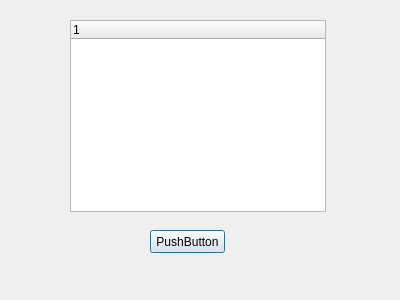
<?xml version="1.0" encoding="UTF-8"?>
<ui version="4.0">
 <class>NewTree</class>
 <widget class="QDialog" name="NewTree">
  <property name="geometry">
   <rect>
    <x>0</x>
    <y>0</y>
    <width>400</width>
    <height>300</height>
   </rect>
  </property>
  <property name="windowTitle">
   <string>Dialog</string>
  </property>
  <widget class="QPushButton" name="pushButton">
   <property name="geometry">
    <rect>
     <x>150</x>
     <y>230</y>
     <width>75</width>
     <height>23</height>
    </rect>
   </property>
   <property name="text">
    <string>PushButton</string>
   </property>
  </widget>
  <widget class="QTreeWidget" name="treeWidget">
   <property name="geometry">
    <rect>
     <x>70</x>
     <y>20</y>
     <width>256</width>
     <height>192</height>
    </rect>
   </property>
   <column>
    <property name="text">
     <string notr="true">1</string>
    </property>
   </column>
  </widget>
 </widget>
 <resources/>
 <connections/>
</ui>
